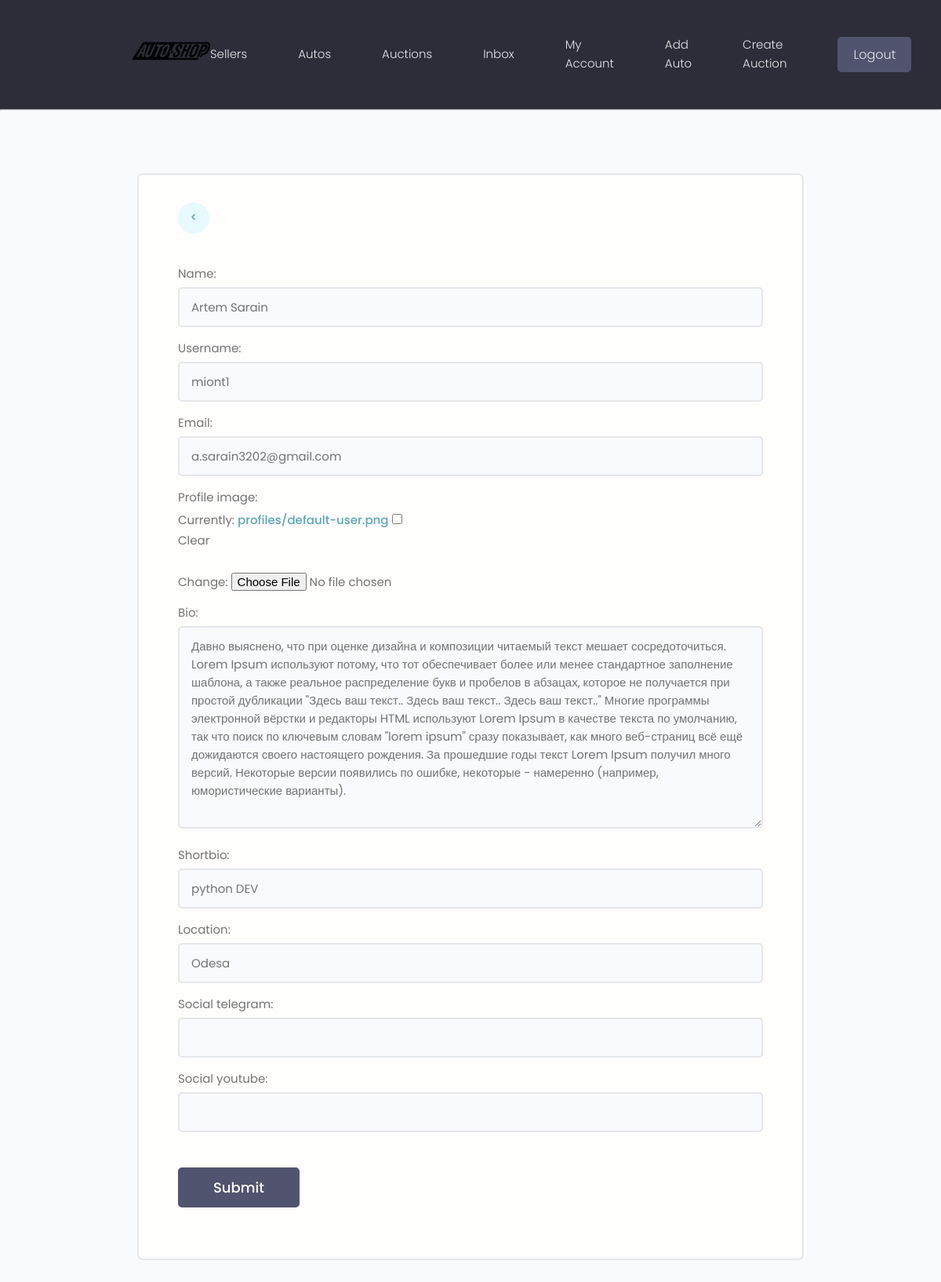
Before: /users/edit-account/ (signed in) with the older database file.
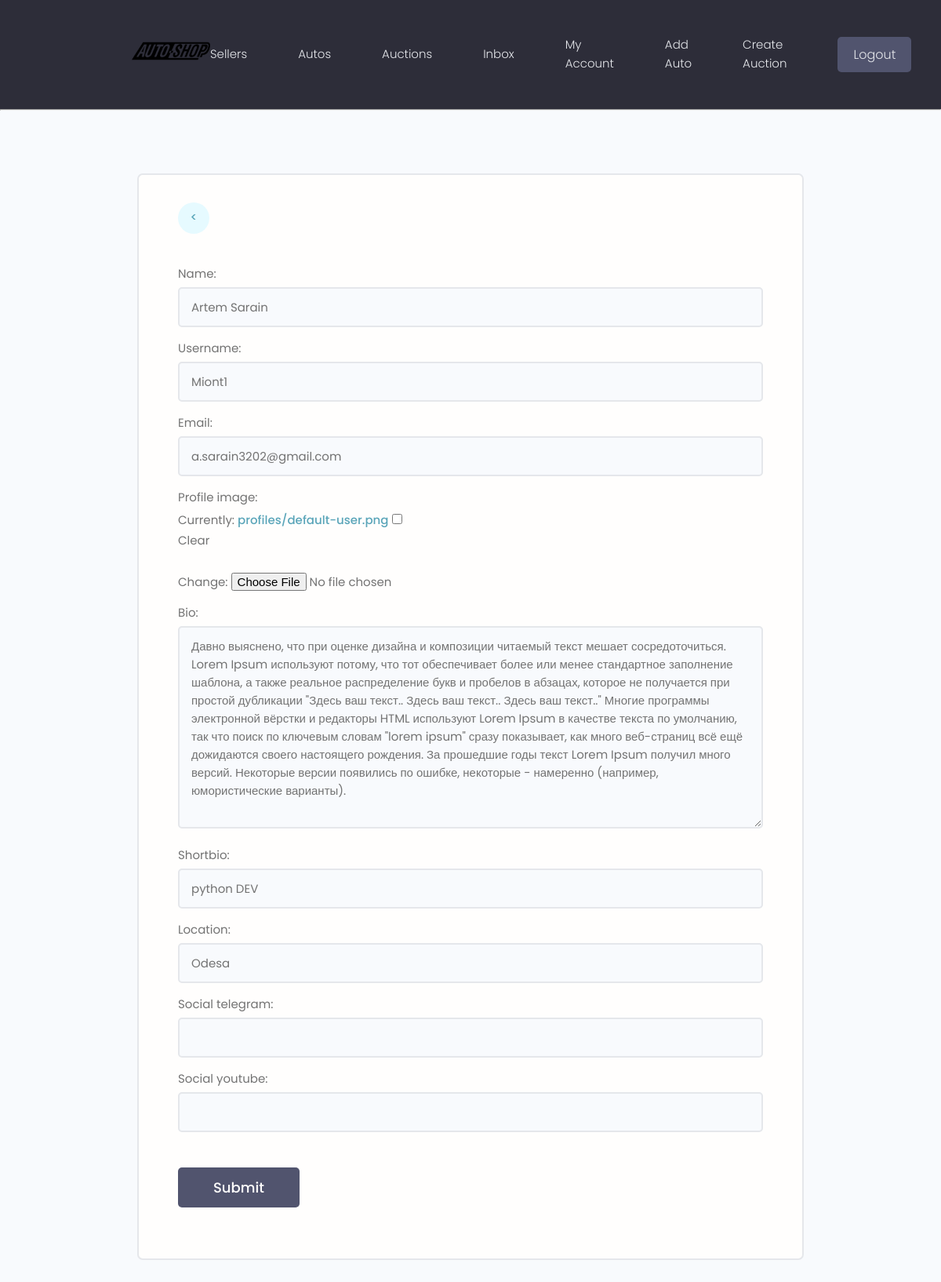
After: the same page with the newer database file.
### users/models.py (models this page shows, shortened)
class Profile(models.Model):
    id = models.BigAutoField(primary_key=True)
    user = models.OneToOneField(User, on_delete=models.CASCADE)
    name = models.CharField(max_length=50, null=True, blank=True)
    email = models.EmailField(max_length=254, default="default@example.com")
    username = models.CharField(max_length=50, null=True, blank=True)
    shortbio = models.CharField(max_length=100, null=True, blank=True)
    bio = models.TextField(null=True, blank=True)
    profile_image = models.ImageField(null=True, blank=True, default="profiles/default-user.png", upload_to='profiles/')
    location = models.CharField(max_length=200)
    social_telegram = models.CharField(max_length=500, null=True, blank=True)
    social_youtube = models.CharField(max_length=500, null=True, blank=True)
    vote_total = models.IntegerField(default=0, null=True, blank=True)
    vote_ratio = models.IntegerField(default=0, null=True, blank=True)
    created = models.DateTimeField(auto_now_add=True)

### users/views.py (the view, shortened to what this page needs)
# urls.py: path('edit-account/', views.editAccount, name='edit-account'),
@login_required(login_url="login")
def editAccount(request):
    logger.info(f"Користувач {request.user.username} відкрив форму редагування профілю.")
    form = ProfileForm(instance=request.user.profile)
    context = {"form": form}
    return render(request, "users/profile-form.html", context)

### users/forms.py
class ProfileForm(ModelForm):
    class Meta:
        model = Profile
        fields = ["name", "username", "email", "profile_image", "bio", "shortbio",
                  "location", "social_telegram", "social_youtube"]
    def __init__(self, *args, **kwargs):
        super(ProfileForm, self).__init__(*args, **kwargs)
        for name, field in self.fields.items():
            field.widget.attrs.update({'class': 'input'})

### users/templates/users/profile-form.html (shortened to what this page needs)
{% extends 'main.html' %}
{% block content %}
    <main class="formPage my-xl">
        <div class="content-box">
            <div class="formWrapper">
                <a class="backButton" href="{% url 'account' %}"><</a>
                <br>
                <form method="POST" action="{% url 'edit-account' %}" enctype="multipart/form-data">
                    {% for field in form %}
                    <div class="form__field">
                        <label for="formInput#text">{{field.label}}: </label>
                        {{field}}
                    </div>
                    {%endfor%}
                    <input class="btn btn--sub btn--lg  my-md" type="submit" value="Submit" />
                </form>
            </div>
        </div>
    </main>
{% endblock content %}

Changed rows visible on the page:
changed Profile "Artem Sarain": username "miont1" → "Miont1"
